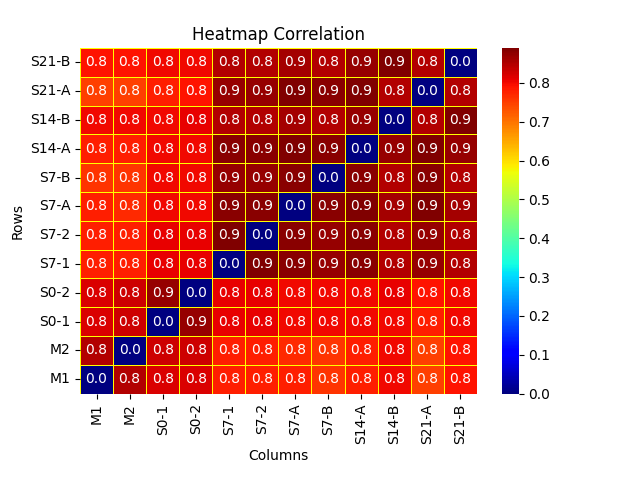

This figure's Python source:
import seaborn as sns
import matplotlib.pyplot as plt
import pandas as pd

# Read CSV file
# this for the rows and columns
data = pd.read_csv("heatmap_dataset_1.csv", sep=";", decimal=',')
# this is for the data as float (else String making problems)
data2 = pd.read_csv("heatmap_dataset_1.csv", sep=";", index_col=0, decimal=',')

# Define row and column labels
header = data.columns[1:].tolist()  # only first column
header.reverse()  # reverse it bcs I want to have M1 and M1 both on the bottom left to start
print(header)
index = data.iloc[:, 0].tolist()  # only first row
print(index)

# create sample matrix reverse it bcs I want to have M1 and M1 both on the bottom left to start
sample_matrix = data2.values.astype(float)[::-1]
print(sample_matrix)

#cmap farben:
# jet
# viridis
# inferno
# magma
# plasma

# Create heatmap
# cmap = color name + s
# annot = Values in the fields to be shown or not
# fmt = shows 1 decimal places (in detail is the format Type of the String)
# cbar = corrulation bar
# xticklabels = xField
# yticklabels = yField
sns.heatmap(sample_matrix, cmap="jet", annot=True, fmt=".1f", cbar=True, xticklabels=index, yticklabels=header, linewidths=0.5, linecolor="yellow")

# Set axis labels and title
plt.xlabel("Columns")
plt.ylabel("Rows")
plt.title("Heatmap Correlation")

# Adjust bottom and top spacing
plt.subplots_adjust(bottom=0.18, top=0.9)

# Show the plot
plt.show()
